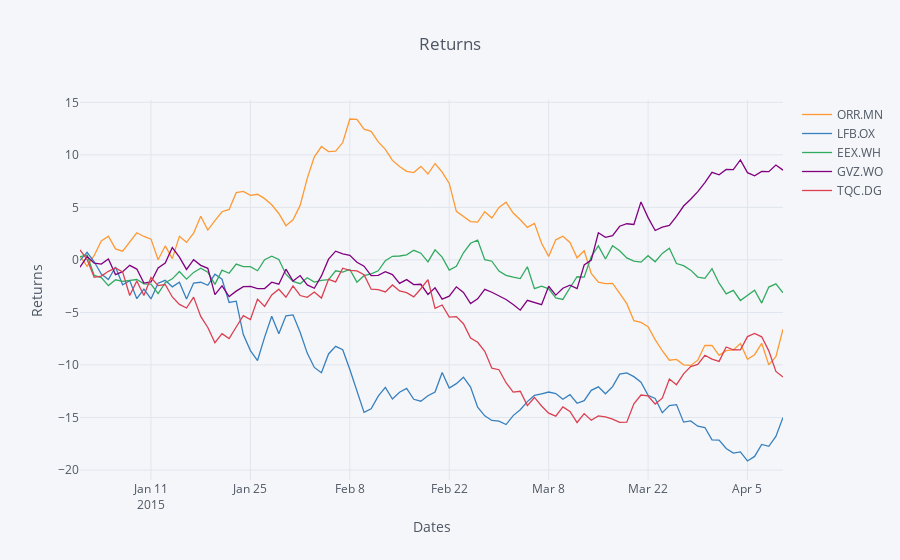

Notebook code for this chart:
### Code cell
import cufflinks as cf
iplot(cf.datagen.lines().iplot(asFigure=True,
                               kind='scatter',xTitle='Dates',yTitle='Returns',title='Returns'))
